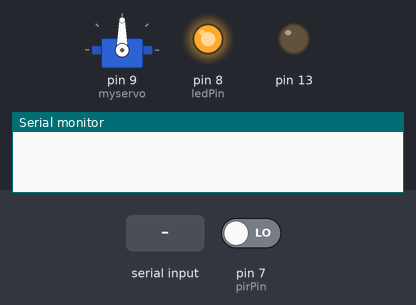
The sketch below on a simulated Arduino Uno, built with avr-gcc and run on an emulated ATmega328P. On the bench: servo, output pins drawn as LEDs (lit = HIGH), the last lines printed to the serial monitor. The inputs (shaded band) are chosen by the test bench; at power-on: pin 7 (pirPin) LOW.

Above: at 1.2 s.
1.3 s: "1" received over the second serial link
At 2.5 s:
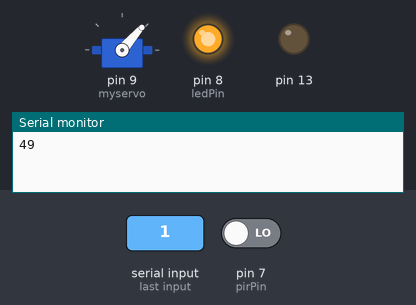
2.8 s: pin 7 (pirPin) driven HIGH
At 3.8 s:
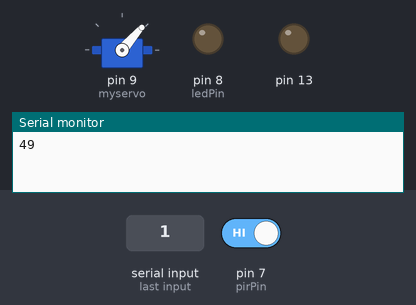
4.3 s: pin 7 (pirPin) driven LOW
At 5.0 s:
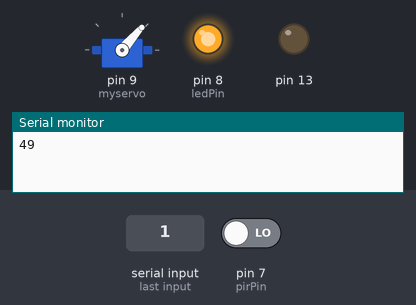
5.8 s: "0" received over the second serial link
At 6.1 s:
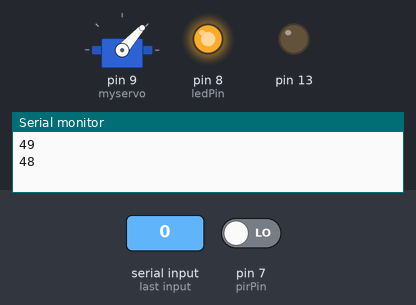
Timing chart, 0 to 8.3 s (numbered marks = the images above; inputs shaded):
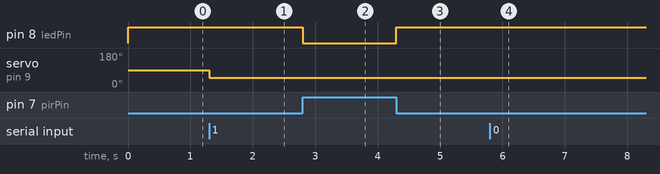

The sketch:

final_code.ino
```cpp
#include <SoftwareSerial.h>
#include <SimpleDHT.h>
#include <Servo.h>
Servo myservo;
SimpleDHT11 dht11;
int lvl;
int pinDHT11 = 6;
int pirPin = 7;
int ledPin = 8;
int bluetoothTx = 10; // bluetooth tx to 10 pin
int bluetoothRx = 11; // bluetooth rx to 11 pin

SoftwareSerial bluetooth(bluetoothTx, bluetoothRx);
char Incoming_value = 0;
void setup()
{
  pinMode(pirPin, INPUT);
  pinMode(ledPin, OUTPUT);
  digitalWrite(pirPin, LOW);
  myservo.attach(9);
  pinMode(13, OUTPUT);
  bluetooth.begin(9600);
  Serial.begin(9600);

  }


void loop()
{
  if(bluetooth.available()> 0 )
  {
    int servopos = bluetooth.read();
    Serial.println(servopos);
    myservo.write(servopos);
  }

     if(digitalRead(pirPin) == HIGH){
       digitalWrite(ledPin, LOW);
       }

     if(digitalRead(pirPin) == LOW){
       digitalWrite(ledPin, HIGH);
        }


}
```

Measured:
- after the input at 1.3 s, servo on pin 9 (myservo): 90° → 49° at once
- after the input at 2.8 s, pin 8 (ledPin): HIGH → LOW at once
- after the input at 4.3 s, pin 8 (ledPin): LOW → HIGH at once
- after the input at 5.8 s, servo on pin 9 (myservo): 49° → 48° at once
